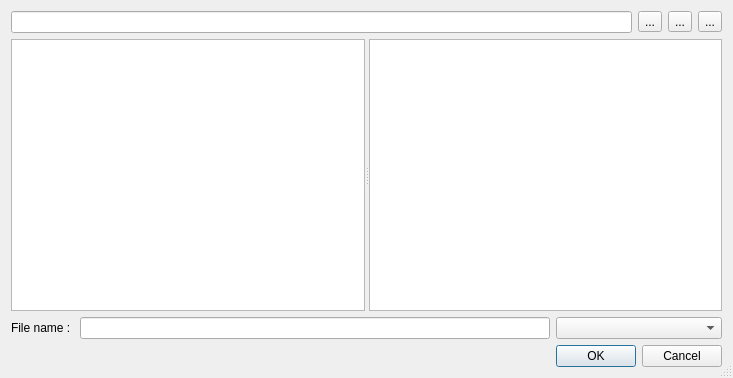
<?xml version="1.0" encoding="UTF-8"?>
<ui version="4.0">
 <class>FileDialog</class>
 <widget class="QDialog" name="FileDialog">
  <property name="geometry">
   <rect>
    <x>0</x>
    <y>0</y>
    <width>733</width>
    <height>378</height>
   </rect>
  </property>
  <property name="windowTitle">
   <string>Dialog</string>
  </property>
  <property name="sizeGripEnabled">
   <bool>true</bool>
  </property>
  <property name="modal">
   <bool>true</bool>
  </property>
  <layout class="QGridLayout" name="gridLayout">
   <item row="1" column="0">
    <layout class="QVBoxLayout" name="verticalLayout">
     <item>
      <layout class="QHBoxLayout" name="horizontalLayout">
       <item>
        <widget class="QLineEdit" name="currentPath"/>
       </item>
       <item>
        <widget class="QToolButton" name="toolButton_2">
         <property name="text">
          <string>...</string>
         </property>
         <property name="icon">
          <iconset>
           <normaloff>icons/up.png</normaloff>icons/up.png</iconset>
         </property>
        </widget>
       </item>
       <item>
        <widget class="QToolButton" name="toolButton_4">
         <property name="text">
          <string>...</string>
         </property>
         <property name="icon">
          <iconset>
           <normaloff>icons/newfolder.png</normaloff>icons/newfolder.png</iconset>
         </property>
        </widget>
       </item>
       <item>
        <widget class="QToolButton" name="toolButton">
         <property name="text">
          <string>...</string>
         </property>
         <property name="icon">
          <iconset>
           <normaloff>icons/favorite.png</normaloff>icons/favorite.png</iconset>
         </property>
        </widget>
       </item>
      </layout>
     </item>
    </layout>
   </item>
   <item row="3" column="0">
    <layout class="QGridLayout" name="gridLayout_2">
     <item row="0" column="0">
      <widget class="QLabel" name="label">
       <property name="text">
        <string>File name : </string>
       </property>
      </widget>
     </item>
     <item row="0" column="1">
      <widget class="QLineEdit" name="lineEdit_2"/>
     </item>
     <item row="0" column="2" colspan="2">
      <widget class="QComboBox" name="comboBox"/>
     </item>
     <item row="1" column="2">
      <widget class="QPushButton" name="pushButton">
       <property name="text">
        <string>OK</string>
       </property>
       <property name="default">
        <bool>true</bool>
       </property>
      </widget>
     </item>
     <item row="1" column="3">
      <widget class="QPushButton" name="pushButton_2">
       <property name="text">
        <string>Cancel</string>
       </property>
      </widget>
     </item>
    </layout>
   </item>
   <item row="2" column="0">
    <widget class="QSplitter" name="splitter">
     <property name="sizePolicy">
      <sizepolicy hsizetype="Expanding" vsizetype="Expanding">
       <horstretch>0</horstretch>
       <verstretch>0</verstretch>
      </sizepolicy>
     </property>
     <property name="orientation">
      <enum>Qt::Horizontal</enum>
     </property>
     <widget class="QTreeWidget" name="directoryTree">
      <property name="sizePolicy">
       <sizepolicy hsizetype="Expanding" vsizetype="Expanding">
        <horstretch>0</horstretch>
        <verstretch>0</verstretch>
       </sizepolicy>
      </property>
      <property name="baseSize">
       <size>
        <width>100</width>
        <height>0</height>
       </size>
      </property>
      <attribute name="headerVisible">
       <bool>false</bool>
      </attribute>
      <column>
       <property name="text">
        <string notr="true">1</string>
       </property>
      </column>
     </widget>
     <widget class="QStackedWidget" name="fileListStack">
      <property name="styleSheet">
       <string notr="true"/>
      </property>
      <property name="frameShape">
       <enum>QFrame::NoFrame</enum>
      </property>
      <property name="frameShadow">
       <enum>QFrame::Plain</enum>
      </property>
      <property name="currentIndex">
       <number>0</number>
      </property>
      <widget class="QWidget" name="fileListLayer">
       <property name="styleSheet">
        <string notr="true"/>
       </property>
       <layout class="QVBoxLayout" name="verticalLayout_2">
        <property name="margin">
         <number>0</number>
        </property>
        <item>
         <widget class="QListWidget" name="fileList"/>
        </item>
       </layout>
      </widget>
      <widget class="QWidget" name="loaderLayer">
       <property name="styleSheet">
        <string notr="true">#loaderLayer {
background-color: rgb(195, 195, 195);
border: 1px solid grey;
}</string>
       </property>
       <layout class="QHBoxLayout" name="horizontalLayout_2">
        <item>
         <spacer name="horizontalSpacer">
          <property name="orientation">
           <enum>Qt::Horizontal</enum>
          </property>
          <property name="sizeHint" stdset="0">
           <size>
            <width>40</width>
            <height>20</height>
           </size>
          </property>
         </spacer>
        </item>
        <item>
         <widget class="QLabel" name="loaderIcon">
          <property name="sizePolicy">
           <sizepolicy hsizetype="Fixed" vsizetype="Fixed">
            <horstretch>0</horstretch>
            <verstretch>0</verstretch>
           </sizepolicy>
          </property>
          <property name="baseSize">
           <size>
            <width>16</width>
            <height>16</height>
           </size>
          </property>
          <property name="text">
           <string>[icon]</string>
          </property>
         </widget>
        </item>
        <item>
         <widget class="QLabel" name="loaderLabel">
          <property name="sizePolicy">
           <sizepolicy hsizetype="Preferred" vsizetype="Preferred">
            <horstretch>0</horstretch>
            <verstretch>0</verstretch>
           </sizepolicy>
          </property>
          <property name="text">
           <string>Loading...</string>
          </property>
         </widget>
        </item>
        <item>
         <spacer name="horizontalSpacer_2">
          <property name="orientation">
           <enum>Qt::Horizontal</enum>
          </property>
          <property name="sizeHint" stdset="0">
           <size>
            <width>40</width>
            <height>20</height>
           </size>
          </property>
         </spacer>
        </item>
       </layout>
      </widget>
     </widget>
    </widget>
   </item>
  </layout>
 </widget>
 <resources/>
 <connections/>
</ui>
